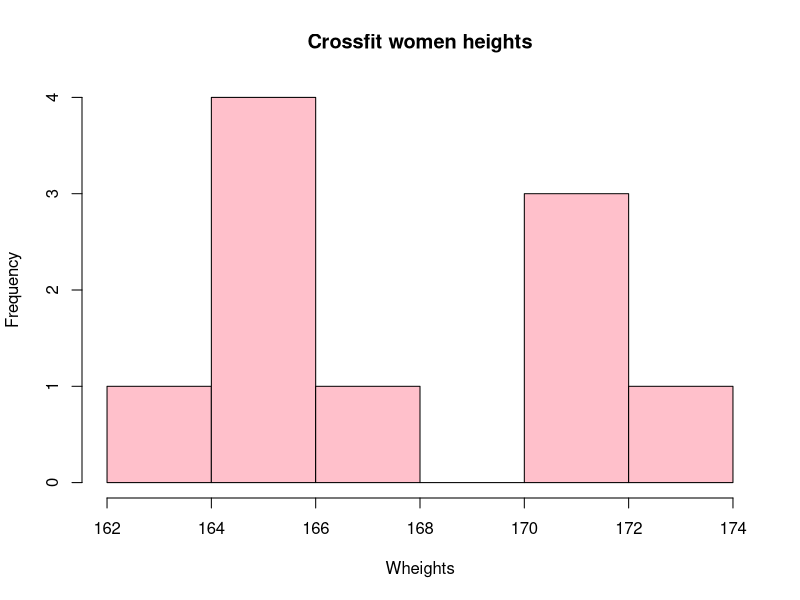
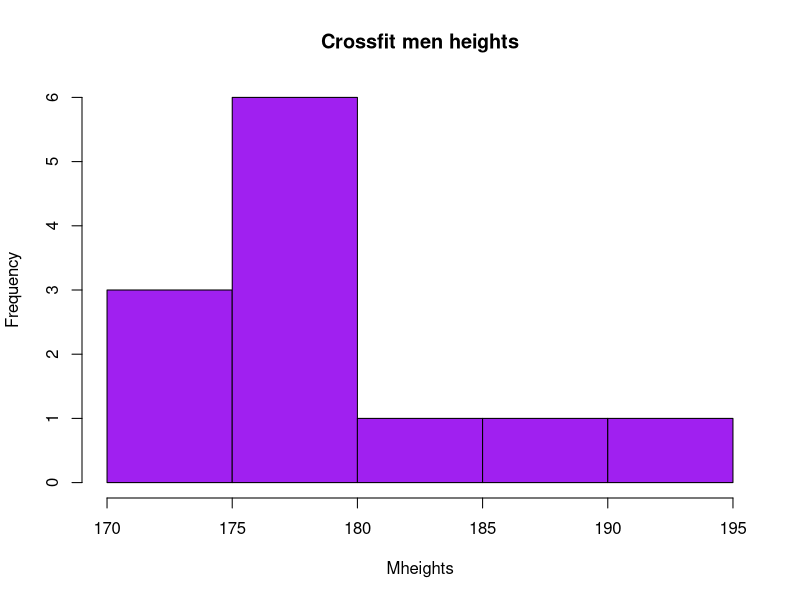
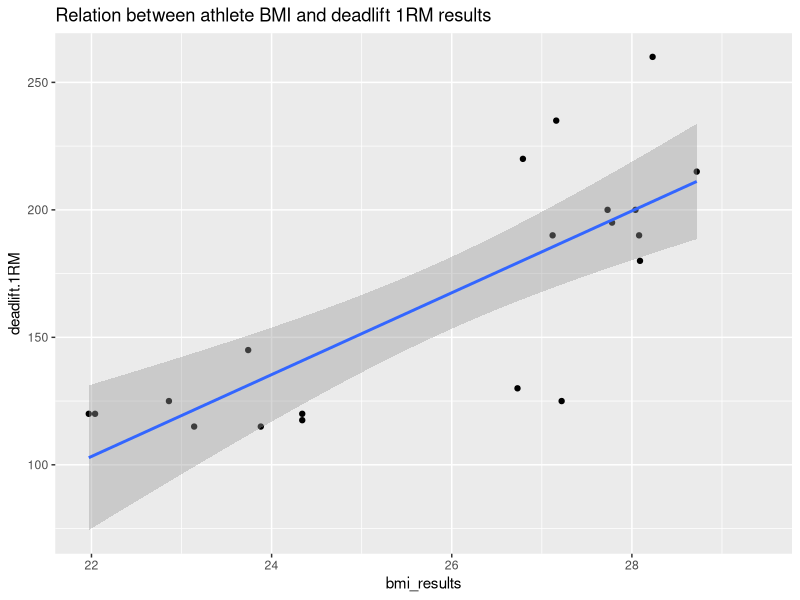
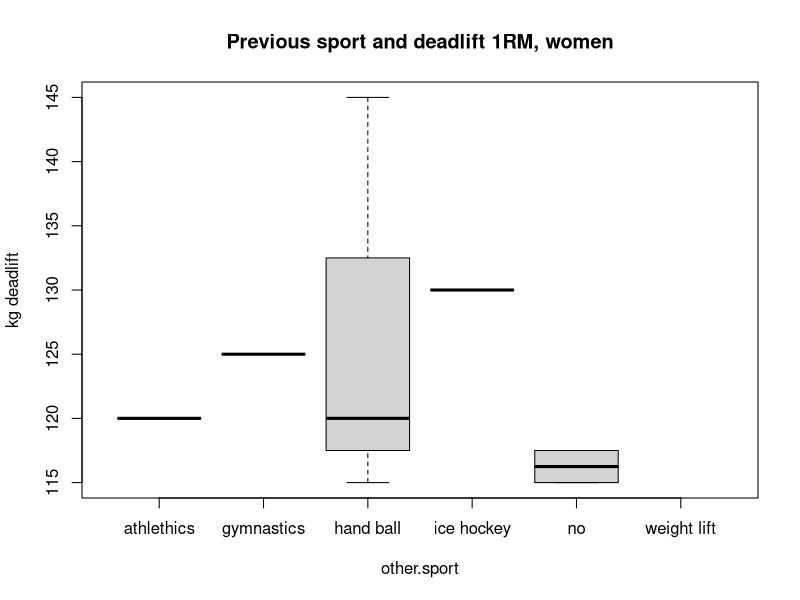
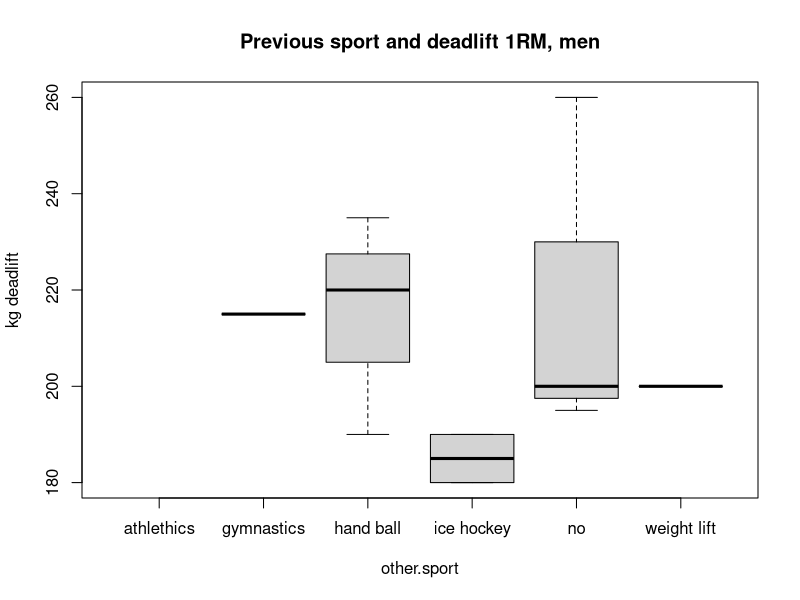

The R source for these figures, in order:

#Problem 1

#I have a table with info about crossfit athletes and would like to find out more about the relationship between the variables
crossfit <-read.csv(file="athletes.csv")
crossfit
str(crossfit)

#Correct error in column other sport, row 13
crossfit[13,5] <-"no"
crossfit
crossfit$other.sport <-factor(crossfit$other.sport)
summary(crossfit$other.sport)
#***********************************

#Sort table according to deadlift Max -> Min
Sorted_DL<-sort(crossfit$deadlift.1RM, decreasing=TRUE)
Sorted_DL
Ordered_DL <-order(crossfit$deadlift.1RM, decreasing = TRUE)
Ordered_DL

crossfit <-crossfit[Ordered_DL,]
crossfit
#***********************************
#Average value for age, height, weight separate for sexes
Cwomen <- subset(crossfit,sex=="woman")
CwomanAHW_mean <- apply(Cwomen[,2:4],2,mean)
CwomanAHW_mean

Cmen <- subset(crossfit,sex=="man")
CmanAHW_mean <- apply(Cmen[,2:4],2,mean)
CmanAHW_mean
#***********************************
#Does the height for women and men differ significantly?
#We know that height in general is normally distrubuted. We can, however, also use the shapiro.test to test this.

Wheights <-Cwomen[,"height"]
Wheights

hist(Wheights, col="pink",main="Crossfit women heights")
shapiro.test(Wheights)

Mheights <-Cmen[,"height"]
Mheights


hist(Mheights, col="purple",main="Crossfit men heights")
shapiro.test(Mheights) 

#Both shapiro.tests larger than 0.05 -> we can say that the heights are normally distributed

t.test(Wheights,Mheights, alternativ="less")
#Whith a p value of 2.434e-05, we can say that the male heights are significantly larger than the women heights.

#***********************************
#Overview on how different values correlate with each other
#I exclude na in calculations which are not affected by them

corey <- cor(crossfit[c(-1,-5)],use="pairwise.complete.obs")
corey
#height correlates with weight and both weight and length correlate with deadlift 1RM
#***********************************

#How strongly does BMI correlate with how much an athlete can take in deadlift?
#We start by counting BMI

bmi <- function(we,he){
  result<- round((we/((he/100)*(he/100))),digits=2)
}

bmi_results <- bmi(crossfit$weight,crossfit$height)

bmi_results

crossfit <- cbind(crossfit,bmi_results)
crossfit

coreyBMI <-cor(crossfit$deadlift.1RM, crossfit$bmi_results,use="pairwise.complete.obs")
coreyBMI
#The BMI correlation with deadlift seems to be weaker than the one for height and weight separately

install.packages("ggplot2")
library(ggplot2)
ggplot(crossfit, aes(x=bmi_results,y=deadlift.1RM)) +geom_point()+stat_smooth(method=lm)+
ggtitle("Relation between athlete BMI and deadlift 1RM results")
#**********************************

#Could the sport the athlete has done before affect how much she/he can take in deadlift?
#women
sport_deadlift_woman <- Cwomen[,5:6]
sport_deadlift_woman 
sport_deadlift_woman$other.sport <- as.factor(sport_deadlift_woman$other.sport)
summary(sport_deadlift_woman$other.sport)

summary(sport_deadlift_woman)

plot(sport_deadlift_woman, main="Previous sport and deadlift 1RM, women",ylab="kg deadlift")
text(sport_deadlift_woman$other.sport,labels=names(sport_deadlift_woman$other.sport))


#men
sport_deadlift_man <- Cmen[,5:6]
sport_deadlift_man
plot(sport_deadlift_man, main="Previous sport and deadlift 1RM, men",ylab="kg deadlift")



